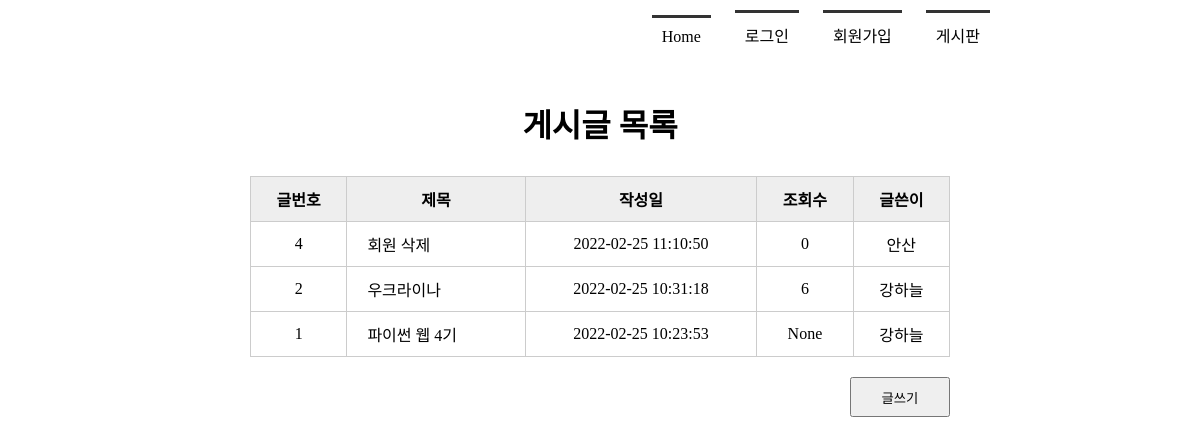
Page /boardlist/ on the committed database.
### tables this page shows
CREATE TABLE board(
            bno integer PRIMARY KEY AUTOINCREMENT,
            title text NOT NULL,
            content text NOT NULL,
            createDate timestamp date DEFAULT (datetime('now', 'localtime')),
            hit integer,
            mid char(5) NOT NULL,
            FOREIGN KEY(mid) REFERENCES member(mid) ON DELETE CASCADE
        );

### app.py (the view)
@app.route('/boardlist/')
def boardlist():
    rs = select_board()
    return render_template('boardlist.html', rs=rs)

### model/model_board.py (called while the page is built)
def select_board():
    conn = getconn()
    cur = conn.cursor()
    sql = "SELECT * FROM board ORDER BY bno DESC"
    cur.execute(sql)
    rs = cur.fetchall()
    conn.close()
    return rs

### model/model_member.py (called while the page is built)
def getconn():
    conn = sqlite3.connect("./members.db")
    return conn

### templates/boardlist.html (shortened to what this page needs)
<!DOCTYPE html>
<html lang="en">
<head>
    <link rel="stylesheet" href="{{ url_for('static', filename='style.css')  }}">
</head>
<body>
    <div id="container">
        {% include 'navbar.html' %}
        <section>
            <h1>게시글 목록</h1>
            <table class="tbl_board">
                <tr>
                    <th>글번호</th><th>제목</th><th>작성일</th><th>조회수</th><th>글쓴이</th>
                </tr>
                {% for i in rs %}
                <tr>
                    <td>{{ i[0] }}</td>
                    <td><a href="{{ url_for('board_view', bno=i[0]) }}">{{ i[1] }}</a></td>
                    <td>{{ i[3] }}</td>
                    <td>{{ i[4] }}</td>
                    <td>{{ i[5] }}</td>
                </tr>
                {% endfor %}
            </table>
            <div class="btn_write">
                <button type="button" onclick="location.href='/writing/'">글쓰기</button>
            </div>
        </section>
    </div>
</body>
</html>

### static/style.css (style rules this page uses)
* { margin: 0; padding: 0; }
#container { width : 1000px; margin : 0 auto; }
section { text-align: center; }
section h1 { font-size : 2em; margin-bottom: 30px; }
section table { width: 600px; margin: 0 auto; border-collapse: collapse; }
section table, th, td { border:1px solid #ccc; padding: 10px }
section .tbl_board { width: 700px; }
section .tbl_board th { background: #eee; }
section .tbl_board a { text-decoration: none; color: #000; }
section .tbl_board td:nth-child(2) { text-align: left; padding-left:20px; }
section .btn_write { text-align: right; margin: 20px 150px; }
section .btn_write button { width: 100px; height: 40px; }

### rows in the picture
board: bno "4", title "회원 삭제", createDate "2022-02-25 11:10:50", hit "0", mid "안산"
board: bno "2", title "우크라이나", createDate "2022-02-25 10:31:18", hit "6", mid "강하늘"
board: bno "1", title "파이썬 웹 4기", createDate "2022-02-25 10:23:53", i "None", mid "강하늘"
